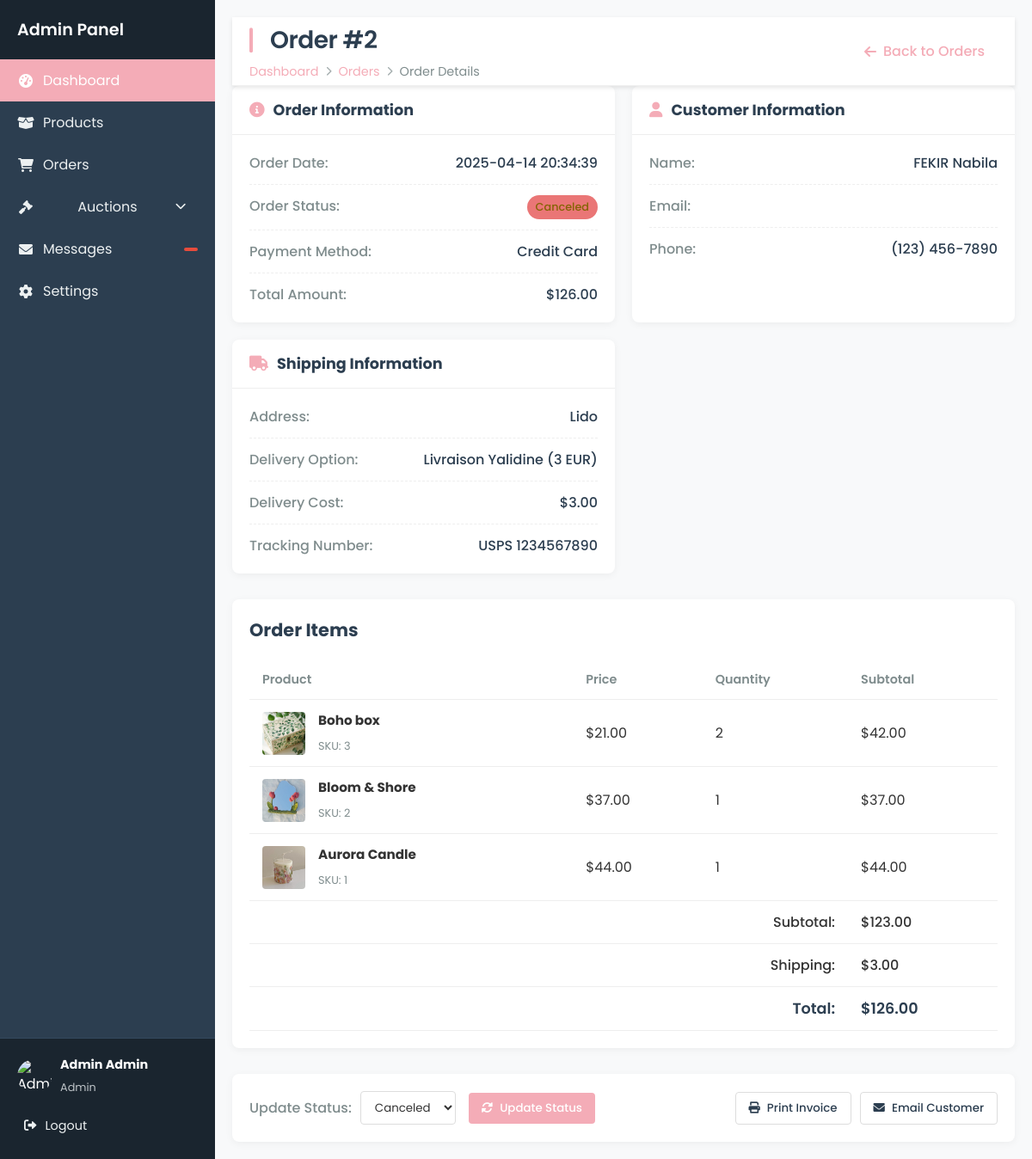
Screenshot of /order_details/2 (signed in) with the database file from the repository.
### tables this page shows
CREATE TABLE users (
            id INTEGER PRIMARY KEY AUTOINCREMENT,
            FirstName TEXT NOT NULL,
            LastName TEXT NOT NULL,
            Email TEXT UNIQUE NOT NULL,
            phoneNum TEXT NOT NULL,
            password TEXT NOT NULL, 
            is_admin INTEGER NOT NULL DEFAULT 0 CHECK(is_admin IN (0,1))  
        );

CREATE TABLE commande (
            id INTEGER PRIMARY KEY AUTOINCREMENT,
            user_id INTEGER NOT NULL,
            address TEXT NOT NULL,
            delivery_option TEXT NOT NULL,
            delivery_cost REAL NOT NULL,
            total_amount REAL NOT NULL,
            order_date TIMESTAMP DEFAULT CURRENT_TIMESTAMP,
            status TEXT NOT NULL DEFAULT 'pending' CHECK(status IN ('pending', 'delivered', 'canceled')),
            FOREIGN KEY (user_id) REFERENCES users(id)
);

CREATE TABLE commande_items (
            id INTEGER PRIMARY KEY AUTOINCREMENT,
            commande_id INTEGER NOT NULL,
            product_id INTEGER NOT NULL,
            quantity INTEGER NOT NULL,
            price_per_unit REAL NOT NULL,  
            FOREIGN KEY (commande_id) REFERENCES commande(id) ON DELETE CASCADE,
            FOREIGN KEY (product_id) REFERENCES products(id));

CREATE TABLE products (
            id INTEGER PRIMARY KEY AUTOINCREMENT,
            name TEXT NOT NULL,
            price REAL NOT NULL,
            stock INTEGER NOT NULL,
            image_url TEXT
        );

### app.py (the view)
@app.route("/order_details/<int:order_id>")
@login_required
def order_details(order_id):
    conn = get_db()
    cursor = conn.cursor()
    cursor.execute(
        """
        SELECT c.*, u.FirstName, u.LastName
        FROM commande c
        JOIN users u ON c.user_id = u.id
        WHERE c.id = ?
    """,
        (order_id,),
    )
    order = cursor.fetchone()
    cursor.execute(
        """
        SELECT ci.*, p.name as product_name , p.image_url as product_img
        FROM commande_items ci
        JOIN products p ON ci.product_id = p.id
        WHERE ci.commande_id = ?
    """,
        (order_id,),
    )
    items = cursor.fetchall()
    conn.close()
    return render_template("admin_orders_details.html", order=order, items=items)

### app.py (called while the page is built)
@login_manager.user_loader
def load_user(user_id):
    conn = get_db()
    user = conn.execute("SELECT * FROM users WHERE id = ?", (user_id,)).fetchone()
    conn.close()
    if user:
        return User(
            user["id"],
            user["FirstName"],
            user["LastName"],
            user["Email"],
            user["phoneNum"],
            user["password"],
            user["is_admin"],
        )
    return None

def get_db():
    conn = sqlite3.connect("database.db")
    conn.row_factory = sqlite3.Row
    return conn

### templates/admin_orders_details.html (shortened to what this page needs)
<!DOCTYPE html>
<html lang="en">
<head>
    <link rel="stylesheet" href="{{ url_for('static', filename='admin_oreders_details.css') }}">
    <link rel="stylesheet" href="{{ url_for('static', filename='home_admin.css') }}">
    <link rel="stylesheet" href="{{ url_for('static', filename='navbar.css') }}">
    <link rel="stylesheet" href="https://cdnjs.cloudflare.com/ajax/libs/font-awesome/6.0.0/css/all.min.css">
</head>
<body>
    <div class="admin-container">
    <aside class="sidebar">
        <div class="sidebar-header">
            <h2>Admin Panel</h2>
        </div>
        <ul class="sidebar-menu">
            <li class="active">
                <a href="{{ url_for('home_admin') }}">
                    <i class="fas fa-tachometer-alt"></i>
                    <span>Dashboard</span>
                </a>
            </li>
            <li >
                <a href="{{ url_for('gestion_produits') }}">
                    <i class="fas fa-box-open"></i>
                    <span>Products</span>
                </a>
            </li>
            <li >
                <a href="{{ url_for('admin_orders') }}" >
                    <i class="fas fa-shopping-cart"></i>
                    <span>Orders</span>
                </a>
            </li>
            <li class="has-submenu">
                <a href="#" class="submenu-toggle">
                    <i class="fas fa-gavel"></i>
                    <span>Auctions</span>
                    <i class="fas fa-chevron-down dropdown-icon"></i>
                </a>
            </li>
            <li>
                <a href="{{ url_for('admin_messages') }}">
                    <i class="fas fa-envelope"></i>
                    <span>Messages</span>
                    <span class="badge">{{ message_count }}</span>
                </a>
            </li>
            <li>
                <a href="#">
                    <i class="fas fa-cog"></i>
                    <span>Settings</span>
                </a>
            </li>
        </ul>
        <div class="sidebar-footer">
            <div class="user-profile">
                <img src="{{ url_for('static', filename='img/admin-avatar.jpg') }}" alt="Admin" />
                <div class="user-info">
                    <h4>{{ current_user.FirstName }} {{ current_user.LastName }}</h4>
                    <small>Admin</small>
                </div>
            </div>
            <a href="{{ url_for('logout') }}" class="logout-btn">
                <i class="fas fa-sign-out-alt"></i>
                <span>Logout</span>
            </a>
        </div>
    </aside>
        <main class="main-content">
            <header class="main-header">
                <div>
                    <h1>Order #{{ order.id }}</h1>
                    <nav class="breadcrumb">
                        <a href="{{ url_for('home_admin') }}">Dashboard</a>
                        <i class="fas fa-chevron-right"></i>
                        <a href="{{ url_for('admin_orders') }}">Orders</a>
                        <i class="fas fa-chevron-right"></i>
                        <span>Order Details</span>
                    </nav>
                </div>
                <div class="header-actions">
                    <a href="{{ url_for('admin_orders') }}" class="back-btn">
                        <i class="fas fa-arrow-left"></i> Back to Orders
                    </a>
                </div>
            </header>
            <div class="order-summary">
                <div class="summary-card">
                    <div class="summary-header">
                        <h3><i class="fas fa-info-circle"></i> Order Information</h3>
                    </div>
                    <div class="summary-body">
                        <div class="summary-row">
                            <span class="summary-label">Order Date:</span>
                            <span class="summary-value">{{ order.order_date }}</span>
                        </div>
                        <div class="summary-row">
                            <span class="summary-label">Order Status:</span>
                            <span class="status {{ order.status }}">{{ order.status|capitalize }}</span>
                        </div>
                        <div class="summary-row">
                            <span class="summary-label">Payment Method:</span>
                            <span class="summary-value">Credit Card</span>
                        </div>
                        <div class="summary-row">
                            <span class="summary-label">Total Amount:</span>
                            <span class="summary-value">${{ "%.2f"|format(order.total_amount) }}</span>
                        </div>
                    </div>
                </div>
                <div class="summary-card">
                    <div class="summary-header">
                        <h3><i class="fas fa-user"></i> Customer Information</h3>
                    </div>
                    <div class="summary-body">
                        <div class="summary-row">
                            <span class="summary-label">Name:</span>
                            <span class="summary-value">{{ order.FirstName }} {{ order.LastName }}</span>
                        </div>
                        <div class="summary-row">
                            <span class="summary-label">Email:</span>
                        </div>
                        <div class="summary-row">
                            <span class="summary-label">Phone:</span>
                            <span class="summary-value">(123) 456-7890</span>
                        </div>
                    </div>
                </div>
                <div class="summary-card">
                    <div class="summary-header">
                        <h3><i class="fas fa-truck"></i> Shipping Information</h3>
                    </div>
                    <div class="summary-body">
                        <div class="summary-row">
                            <span class="summary-label">Address:</span>
                            <span class="summary-value">{{ order.address }}</span>
                        </div>
                        <div class="summary-row">
                            <span class="summary-label">Delivery Option:</span>
                            <span class="summary-value">{{ order.delivery_option }}</span>
                        </div>
                        <div class="summary-row">
                            <span class="summary-label">Delivery Cost:</span>
                            <span class="summary-value">${{ "%.2f"|format(order.delivery_cost) }}</span>
                        </div>
                        <div class="summary-row">
                            <span class="summary-label">Tracking Number:</span>
                            <span class="summary-value">USPS 1234567890</span>
                        </div>
                    </div>
                </div>
            </div>
            <div class="content-card">
                <div class="card-header">
                    <h2>Order Items</h2>
                </div>
                <div class="table-responsive">
                    <table>
                        <thead>
                            <tr>
                                <th>Product</th>
                                <th>Price</th>
                                <th>Quantity</th>
                                <th>Subtotal</th>
                            </tr>
                        </thead>
                        <tbody>
                            {% for item in items %}
                            <tr>
                                <td>
                                    <div class="product-info">
                                        <img src="{{ url_for('static', filename= item.product_img) }}" alt="{{ item.product_name }}" class="product-img">
                                        <div>
                                            <h4>{{ item.product_name }}</h4>
                                            <small>SKU: {{ item.product_id }}</small>
                                        </div>
                                    </div>
                                </td>
                                <td>${{ "%.2f"|format(item.price_per_unit) }}</td>
                                <td>{{ item.quantity }}</td>
                                <td>${{ "%.2f"|format(item.price_per_unit * item.quantity) }}</td>
                            </tr>
                            {% endfor %}
                        </tbody>
                        <tfoot>
                            <tr>
                                <td colspan="3" class="text-right">Subtotal:</td>
                                <td>${{ "%.2f"|format(order.total_amount - order.delivery_cost) }}</td>
                            </tr>
                            <tr>
                                <td colspan="3" class="text-right">Shipping:</td>
                                <td>${{ "%.2f"|format(order.delivery_cost) }}</td>
                            </tr>
                            <tr>
                                <td colspan="3" class="text-right total">Total:</td>
                                <td class="total">${{ "%.2f"|format(order.total_amount) }}</td>
                            </tr>
                        </tfoot>
                    </table>
                </div>
            </div>
            <div class="order-actions">
                <form action="{{ url_for('update_order_status', order_id=order.id) }}" method="POST" class="status-form">
                    <div class="form-group">
                        <label for="status">Update Status:</label>
                        <select name="status" id="status">
                            <option value="canceled" {% if order.status == 'canceled' %}selected{% endif %}>Canceled</option>
                        </select>
                    </div>
                    <button type="submit" class="update-btn">
                        <i class="fas fa-sync-alt"></i> Update Status
                    </button>
                </form>
                <div class="action-buttons">
                    <button class="print-btn">
                        <i class="fas fa-print"></i> Print Invoice
                    </button>
                    <button class="email-btn">
                        <i class="fas fa-envelope"></i> Email Customer
                    </button>
                </div>
            </div>
        </main>
    </div>
</body>
</html>

### static/admin_oreders_details.css (style rules this page uses)
.order-summary { display: grid; grid-template-columns: repeat(auto-fit, minmax(300px, 1fr)); gap: 20px; margin-bottom: 30px; }
.summary-card { background-color: white; border-radius: 8px; box-shadow: 0 2px 10px rgba(0, 0, 0, 0.05); }
.summary-header { padding: 15px 20px; border-bottom: 1px solid #eee; display: flex; align-items: center; }
.summary-header h3 { font-size: 1.1rem; color: #2c3e50; display: flex; align-items: center; }
.summary-header i { margin-right: 10px; color: #f4acb7; }
.summary-body { padding: 20px; }
.summary-row { display: flex; justify-content: space-between; margin-bottom: 12px; padding-bottom: 12px; border-bottom: 1px dashed #eee; }
.summary-row:last-child { margin-bottom: 0; padding-bottom: 0; border-bottom: none; }
.summary-label { font-weight: 500; color: #7f8c8d; }
.summary-value { color: #2c3e50; font-weight: 500; }
.product-info { display: flex; align-items: center; gap: 15px; }
.product-img { width: 50px; height: 50px; border-radius: 4px; object-fit: cover; }
.product-info h4 { font-size: 0.95rem; margin-bottom: 5px; }
.product-info small { font-size: 0.8rem; color: #7f8c8d; }
table tfoot td { padding: 12px 15px; font-weight: 500; }
.text-right { text-align: right; }
.total { font-weight: 600; color: #2c3e50; font-size: 1.1rem; }
.order-actions { display: flex; justify-content: space-between; align-items: center; margin-top: 30px; padding: 20px; background-color: white; border-radius: 8px; box-shadow: 0 2px 10px rgba(0, 0, 0, 0.05); }
.status-form { display: flex; align-items: center; gap: 15px; }
.form-group { display: flex; align-items: center; gap: 10px; }
.form-group label { font-weight: 500; color: #7f8c8d; }
.form-group select { padding: 8px 12px; border: 1px solid #ddd; border-radius: 4px; background-color: white; color: #333; }
.update-btn { background-color: #f4acb7; color: white; border: none; padding: 8px 15px; border-radius: 4px; cursor: pointer; font-weight: 500; transition: background-color 0.3s; display: flex; align-items: center; gap: 8px; }
.action-buttons { display: flex; gap: 10px; }
.print-btn, .email-btn { background-color: white; color: #2c3e50; border: 1px solid #ddd; padding: 8px 15px; border-radius: 4px; cursor: pointer; font-weight: 500; transition: all 0.3s; display: flex; align-items: center; gap: 8px; }
.breadcrumb { display: flex; align-items: center; gap: 8px; font-size: 0.9rem; margin-top: 5px; color: #7f8c8d; }
.breadcrumb a { color: #f4acb7; text-decoration: none; }
.breadcrumb i { font-size: 0.7rem; opacity: 0.7; }
.back-btn { display: flex; align-items: center; gap: 8px; color: #f4acb7; text-decoration: none; font-weight: 500; padding: 8px 15px; border-radius: 4px; transition: background-color 0.3s; }
.status { display: inline-block; padding: 5px 10px; border-radius: 20px; font-size: 0.8rem; font-weight: 500; text-transform: capitalize; }
.status.canceled { background-color: #f8d7da; color: #842029; }

### rows the page displays
users: FirstName "Admin", LastName "Admin"
commande: id "2", order_date "2025-04-14 20:34:39", status "Canceled", total_amount "126.00", address "Lido", delivery_option "Livraison Yalidine (3 EUR)", delivery_cost "3.00", order.total_amount-order.delivery_cost "123.00"
users: FirstName "FEKIR", LastName "Nabila"
commande_items: name (picture), product_name "Boho box", product_id "3", price_per_unit "21.00", quantity "2", item.price_per_unit*item.quantity "42.00"
commande_items: name (picture), product_name "Bloom & Shore", product_id "2", price_per_unit "37.00", quantity "1", item.price_per_unit*item.quantity "37.00"
commande_items: name (picture), product_name "Aurora Candle", product_id "1", price_per_unit "44.00", quantity "1", item.price_per_unit*item.quantity "44.00"
